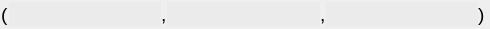
<?xml version="1.0" encoding="UTF-8"?>
<ui version="4.0">
 <class>Tuple3</class>
 <widget class="QWidget" name="Tuple3">
  <property name="geometry">
   <rect>
    <x>0</x>
    <y>0</y>
    <width>490</width>
    <height>29</height>
   </rect>
  </property>
  <property name="sizePolicy">
   <sizepolicy hsizetype="Expanding" vsizetype="Preferred">
    <horstretch>0</horstretch>
    <verstretch>0</verstretch>
   </sizepolicy>
  </property>
  <property name="windowTitle">
   <string>Form</string>
  </property>
  <layout class="QHBoxLayout" name="horizontalLayout">
   <property name="spacing">
    <number>0</number>
   </property>
   <property name="leftMargin">
    <number>1</number>
   </property>
   <property name="topMargin">
    <number>0</number>
   </property>
   <property name="rightMargin">
    <number>0</number>
   </property>
   <property name="bottomMargin">
    <number>0</number>
   </property>
   <item>
    <widget class="QLabel" name="label_5">
     <property name="text">
      <string>&lt;html&gt;&lt;head/&gt;&lt;body&gt;&lt;p&gt;&lt;span style=&quot; font-size:14pt;&quot;&gt;(&lt;/span&gt;&lt;/p&gt;&lt;/body&gt;&lt;/html&gt;</string>
     </property>
    </widget>
   </item>
   <item>
    <widget class="LECustomTuple" name="lineEditVal_1">
     <property name="sizePolicy">
      <sizepolicy hsizetype="Expanding" vsizetype="Fixed">
       <horstretch>0</horstretch>
       <verstretch>0</verstretch>
      </sizepolicy>
     </property>
     <property name="minimumSize">
      <size>
       <width>0</width>
       <height>25</height>
      </size>
     </property>
     <property name="maximumSize">
      <size>
       <width>805</width>
       <height>16777215</height>
      </size>
     </property>
     <property name="styleSheet">
      <string notr="true">background:rgb(235,235,235);
border:0px;

</string>
     </property>
     <property name="readOnly">
      <bool>false</bool>
     </property>
    </widget>
   </item>
   <item>
    <widget class="QLabel" name="label_6">
     <property name="text">
      <string>&lt;html&gt;&lt;head/&gt;&lt;body&gt;&lt;p&gt;&lt;span style=&quot; font-size:14pt;&quot;&gt;,&lt;/span&gt;&lt;/p&gt;&lt;/body&gt;&lt;/html&gt;</string>
     </property>
    </widget>
   </item>
   <item>
    <widget class="LECustomTuple" name="lineEditVal_2">
     <property name="sizePolicy">
      <sizepolicy hsizetype="Expanding" vsizetype="Fixed">
       <horstretch>0</horstretch>
       <verstretch>0</verstretch>
      </sizepolicy>
     </property>
     <property name="minimumSize">
      <size>
       <width>0</width>
       <height>25</height>
      </size>
     </property>
     <property name="maximumSize">
      <size>
       <width>10000</width>
       <height>16777215</height>
      </size>
     </property>
     <property name="focusPolicy">
      <enum>Qt::StrongFocus</enum>
     </property>
     <property name="styleSheet">
      <string notr="true">background:rgb(235,235,235);
border:0px;</string>
     </property>
    </widget>
   </item>
   <item>
    <widget class="QLabel" name="label_8">
     <property name="text">
      <string>&lt;html&gt;&lt;head/&gt;&lt;body&gt;&lt;p&gt;&lt;span style=&quot; font-size:14pt;&quot;&gt;,&lt;/span&gt;&lt;/p&gt;&lt;/body&gt;&lt;/html&gt;</string>
     </property>
    </widget>
   </item>
   <item>
    <widget class="LECustomTuple" name="lineEditVal_3">
     <property name="sizePolicy">
      <sizepolicy hsizetype="Expanding" vsizetype="Fixed">
       <horstretch>0</horstretch>
       <verstretch>0</verstretch>
      </sizepolicy>
     </property>
     <property name="minimumSize">
      <size>
       <width>0</width>
       <height>25</height>
      </size>
     </property>
     <property name="maximumSize">
      <size>
       <width>10000</width>
       <height>16777215</height>
      </size>
     </property>
     <property name="focusPolicy">
      <enum>Qt::StrongFocus</enum>
     </property>
     <property name="styleSheet">
      <string notr="true">background:rgb(235,235,235);
border:0px;</string>
     </property>
    </widget>
   </item>
   <item>
    <widget class="QLabel" name="label_7">
     <property name="text">
      <string>&lt;html&gt;&lt;head/&gt;&lt;body&gt;&lt;p&gt;&lt;span style=&quot; font-size:14pt;&quot;&gt;)&lt;/span&gt;&lt;/p&gt;&lt;/body&gt;&lt;/html&gt;</string>
     </property>
    </widget>
   </item>
   <item>
    <spacer name="horizontalSpacer_2">
     <property name="orientation">
      <enum>Qt::Horizontal</enum>
     </property>
     <property name="sizeType">
      <enum>QSizePolicy::Preferred</enum>
     </property>
     <property name="sizeHint" stdset="0">
      <size>
       <width>5</width>
       <height>20</height>
      </size>
     </property>
    </spacer>
   </item>
  </layout>
 </widget>
 <customwidgets>
  <customwidget>
   <class>LECustomTuple</class>
   <extends>QLineEdit</extends>
   <header>gereListe.h</header>
  </customwidget>
 </customwidgets>
 <resources/>
 <connections/>
</ui>
